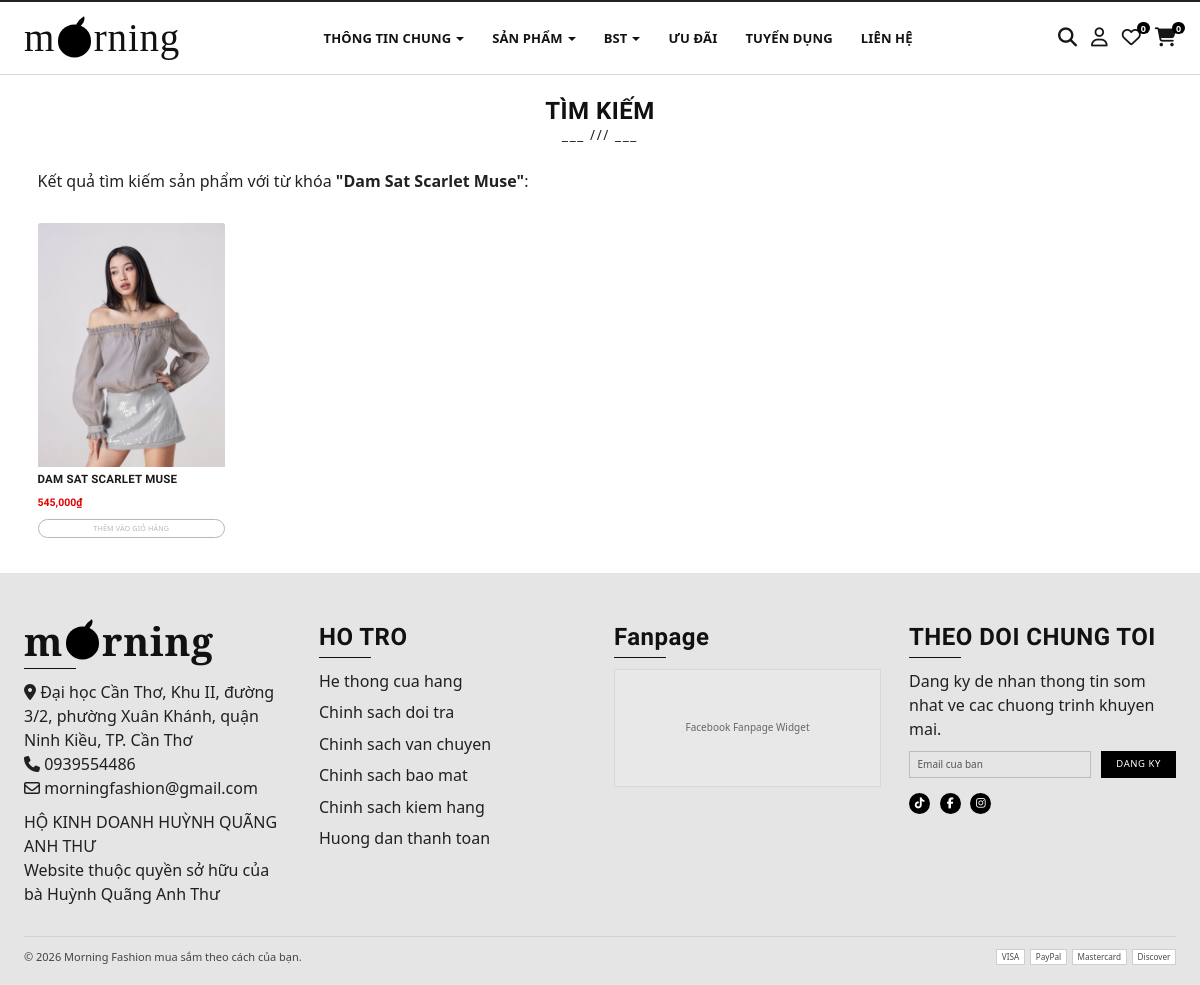
The page /public/search.php?keyword=Dam Sat Scarlet Muse on the database its author committed.
### tables this page shows
CREATE TABLE `products` (
  `pd_id` int(11) UNSIGNED NOT NULL,
  `pd_name` varchar(255) NOT NULL,
  `pd_price` varchar(255) NOT NULL,
  `pd_info` text NOT NULL,
  `pd_image` varchar(255) NOT NULL,
  `cat_id` int(11) UNSIGNED NOT NULL,
  `is_new` tinyint(1) NOT NULL DEFAULT 0,
  `pd_sizes` varchar(50) NOT NULL DEFAULT '',
  `pd_collection` varchar(50) NOT NULL DEFAULT ''
);

### libraries/Psr4AutoloaderClass.php (called while the page is built, shortened)
<?php
class Psr4AutoloaderClass
{
	protected $prefixes = array();
	public function addNamespace($prefix, $base_dir, $prepend = false)
	{
		$prefix = trim($prefix, '\\') . '\\';
		$base_dir = rtrim($base_dir, DIRECTORY_SEPARATOR) . '/';
		if (isset($this->prefixes[$prefix]) === false) {
			$this->prefixes[$prefix] = array();
		}
		if ($prepend) {
			array_unshift($this->prefixes[$prefix], $base_dir);
		} else {
			array_push($this->prefixes[$prefix], $base_dir);
		}
	}
	public function loadClass($class)
	{
		$prefix = $class;
		while (false !== $pos = strrpos($prefix, '\\')) {
			$prefix = substr($class, 0, $pos + 1);
			$relative_class = substr($class, $pos + 1);
			$mapped_file = $this->loadMappedFile($prefix, $relative_class);
			if ($mapped_file) {
				return $mapped_file;
			}
			$prefix = rtrim($prefix, '\\');
		}
		return false;
	}
	protected function loadMappedFile($prefix, $relative_class)
	{
		foreach ($this->prefixes[$prefix] as $base_dir) {
			$file = $base_dir
				. str_replace('\\', '/', $relative_class)
				. '.php';
			if ($this->requireFile($file)) {
				return $file;
			}
		}
		return false;
	}
	protected function requireFile($file)
	{
		if (file_exists($file)) {
			return true;
		}
		return false;
	}
}

### src/classes/Product.php (called while the page is built, shortened)
<?php
class Product
{
    private ?PDO $db;
    private int $pd_id = -1;
    public $pd_name;
    public $pd_price;
    public $pd_info;
    public $pd_image;
    public $cat_id;
    public $pd_sizes = '';
    public $pd_collection = '';
    public function getID(): int
    {
        return $this->pd_id;
    }
    public function __construct(?PDO $pdo)
    {
        $this->db = $pdo;
    }
    protected function fillFromDB(array $row): Product
    {
        [
            'pd_id' => $this->pd_id,
            'pd_name' => $this->pd_name,
            'pd_price' => $this->pd_price,
            'pd_info' => $this->pd_info,
            'pd_image' => $this->pd_image,
            'cat_id' => $this->cat_id,
            'pd_sizes' => $this->pd_sizes,
            'pd_collection' => $this->pd_collection
        ] = $row;
        return $this;
    }
    public function search(string $key): array | bool
    {
        $products = [];
        $statement = $this->db->prepare('SELECT * FROM products WHERE pd_name LIKE :search ORDER BY pd_id DESC');
        $statement->execute([':search' => '%' . $key . '%']);
        while ($row = $statement->fetch()) {
            $product = new Product($this->db);
            $product->fillFromDB($row);
            $products[] = $product;
        }
        return $products;
    }
}

### src/functions.php (called while the page is built, shortened)
<?php
function html_escape(string|null $text): string
{
    return htmlspecialchars($text ?? '', ENT_QUOTES, 'UTF-8', false);
}

### public/search.php (the view, shortened to what this page needs)
<?php
require_once __DIR__ . '/../src/bootstrap.php';
$product = new Product($PDO);
$keyword = '';
$products = false;
if ($_SERVER['REQUEST_METHOD'] === 'GET' && isset($_GET['keyword'])) {
    $keyword = trim((string) $_GET['keyword']);
    $products = $product->search($keyword);
}
include_once __DIR__ . '/../src/partials/header.php'
?>
<body>
    <?php include_once __DIR__ . '/../src/partials/navbar.php' ?>
    <div class="container ">
        <?php
        include_once __DIR__ . '/../src/partials/heading.php';
        ?>
        <div>
            <?php if ($keyword === '') { ?>
                <p class="mt-3 mb-5">Vui lòng nhập từ khóa để tìm kiếm sản phẩm.</p>
            <?php } elseif ($products === false) { ?>
                <p class="mt-3 mb-5">Không tìm thấy sản phẩm nào với từ khóa <b>"<?= html_escape($keyword) ?>"</b>!</p>
            <?php } else { ?>
                <p class="mt-3 mb-5">Kết quả tìm kiếm sản phẩm với từ khóa <b>"<?= html_escape($keyword) ?>"</b>:</p>
            <?php } ?>
        </div>
        <div class="row hot-product-list mb-5">
            <?php
            if ($products !== false) :
                foreach ($products as $product) :
            ?>
                    <div class="col-lg-2 col-sm-4 col-6 card card-product">
                        <a href="detail_product.php?id=<?= $product->getID() ?>" class="product_a">
                            <img src="<?= './uploads/' . html_escape($product->pd_image) ?>" class="card-img-top" alt="...">
                            <div class="card-title-wrap">
                                <h6 class="card-title"><?= html_escape($product->pd_name) ?></h6>
                            </div>
                        </a>
                        <p class="card-text price-product"><?= number_format(html_escape($product->pd_price)) . '₫' ?></p>
                        <?php if(isset($_SESSION['role']) && $_SESSION['role']=='user' && isset($_SESSION['name']) && isset($_SESSION['id'])){
                            $id = $_SESSION['id'];
                            echo'
                            <form action="cart_add.php" method="post">
                                <input type="hidden" name="idsanpham" value="'.$product->getID().'">
                                <input type="hidden" name="iduser" value="'.$_SESSION['id'].'">
                                <button class="btn-add_cart w-100" name="themgiohang">Thêm vào giỏ hàng</button>
                            </form>
                            ';
                            }
                            else echo '<button class="btn-add_cart w-100" disabled>Thêm vào giỏ hàng</button>';
                            ?>
                    </div>
            <?php
                endforeach;
            endif;
            ?>
        </div>
    </div>
    <?php include_once __DIR__ . '/../src/partials/footer.php' ?>
</body>
</html>

### public/css/base.css (style rules this page uses)
:root { --primary-color: #111111; --accent-color: #1b1b1b; --muted-color: #f0f0f0; --white-color: #ffffff; --black-color: #0f0f0f; --text-color: #222222; --soft-text: #7a7a7a; --border-color: #dddddd; --font-heading: "Cormorant Garamond", Georgia, serif; --font-body: "Mulish", "Segoe UI", sans-serif; }
* { padding: 0; margin: 0; box-sizing: border-box; }
html { color: var(--black-color); font-size: 62.5%; line-height: 1.6; font-family: var(--font-body); background-color: #ffffff; scroll-behavior: smooth; }
body { font-size: 1.6rem; color: var(--text-color); background: #ffffff; min-height: 100vh; padding-bottom: 0; }
h1, h2, h3, h4, h5, h6 { font-family: var(--font-heading); letter-spacing: 0.02em; margin-bottom: 0; }
a { text-decoration: none; }
img { max-width: 100%; display: block; }

### public/css/main.css (style rules this page uses)
.container { font-size: 1.6rem; }
.hot-product-list { margin: 0; row-gap: 1.8rem; }
.card-product { border: 0; border-radius: 0; padding: 0; background: transparent; }
.card-product img { width: 100%; aspect-ratio: 1/1.3; object-fit: cover; }
.card-title-wrap { padding: 0.5rem 0 0; min-height: 2.6rem; max-width: 330px; margin: 0 auto; }
.card-title { margin: 0; font-size: 1.15rem; line-height: 1.25; font-family: "Mulish", "Segoe UI", sans-serif; font-weight: 700; text-transform: uppercase; display: -webkit-box; -webkit-line-clamp: 2; -webkit-box-orient: vertical; overflow: hidden; }
.price-product { font-size: 1.05rem; color: #e10000; font-family: "Mulish", "Segoe UI", sans-serif; font-weight: 700; margin: 0.2rem 0 0; padding: 0; }
.product_a { color: #1b1b1b; }
.btn-add_cart { margin-top: 0.9rem; width: auto; font-size: 0.72rem; padding: 0.3rem 0.65rem; border: 1px solid #111; background: transparent; color: #111; border-radius: 2rem; text-transform: uppercase; letter-spacing: 0.02em; }
.btn-add_cart:disabled { border-color: #b7b7b7; color: #b7b7b7; }

### rows shown on the page
products: pd_image (picture), pd_name "DAM SAT SCARLET MUSE", pd_price "545,000"

### other values the page prints
$subtitle "TÌM KIẾM"
$keyword "Dam Sat Scarlet Muse"
